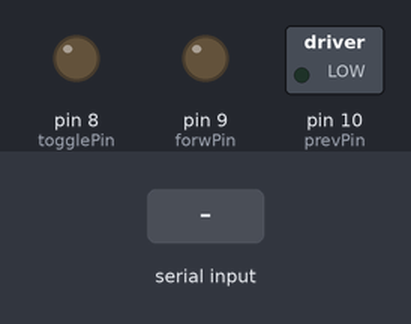
A sketch run on a simulated Arduino Uno, built with avr-gcc and run on an emulated ATmega328P. Parts: switched loads named in the sketch (green lamp = pin HIGH), output pins drawn as LEDs (lit = HIGH). Inputs (shaded band) come from the test bench.

Above: at 1.2 s.
1.3 s: "t" received over Serial
At 2.3 s:
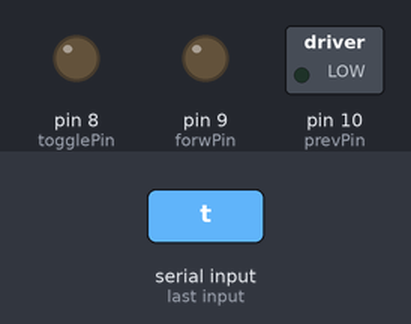
2.8 s: "f" received over Serial
At 3.4 s:
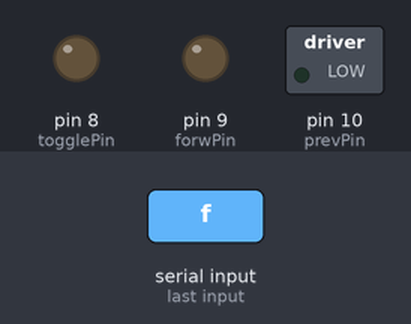
4.3 s: "b" received over Serial
At 4.6 s:
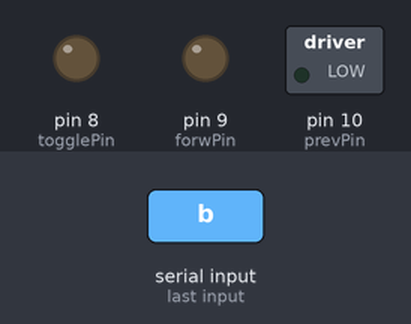
Timing chart, 0 to 7.3 s (numbered marks = the images above; inputs shaded):
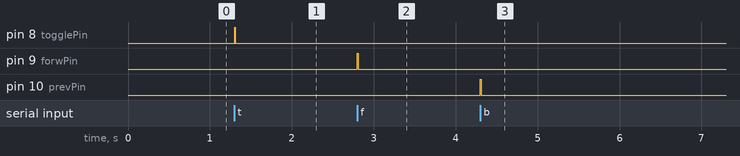

The sketch:

motorcycle_code.ino
```cpp
int togglePin = 8;
int forwPin = 9;
int prevPin = 10;

void setup() {
  // put your setup code here, to run once:
  Serial.begin(9600);
  pinMode(togglePin, OUTPUT);
  pinMode(forwPin, OUTPUT);
  pinMode(prevPin, OUTPUT);

}

void loop() {
  // put your main code here, to run repeatedly:

  if(Serial.available() > 0){
    char inChar = Serial.read();
    if(inChar == 't'){
      digitalWrite(togglePin, HIGH);
      delay(10);
      digitalWrite(togglePin, LOW);
      delay(1000);
    }
    else if(inChar == 'f'){
      digitalWrite(forwPin, HIGH);
      delay(10);
      digitalWrite(forwPin, LOW);
      delay(1000);
    }
    else if(inChar == 'b'){
      digitalWrite(prevPin, HIGH);
      delay(10);
      digitalWrite(prevPin, LOW);
      delay(1000);
    }
  }

}
```

Measured:
- after the input at 1.3 s, pin 8 (togglePin): LOW → HIGH at once, → LOW 0.01 s later
- after the input at 2.8 s, pin 9 (forwPin): LOW → HIGH at once, → LOW 0.01 s later
- after the input at 4.3 s, pin 10 (prevPin): LOW → HIGH at once, → LOW 0.01 s later
